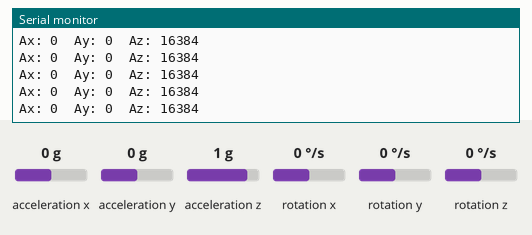
Simulated run of this sketch. Board: Arduino Uno, built with avr-gcc and run on an emulated ATmega328P. Parts: the last lines printed to the serial monitor. The test bench sets the inputs (shaded band); at power-on: acceleration x 0 g, acceleration y 0 g, acceleration z 1 g, rotation x 0 °/s, rotation y 0 °/s, rotation z 0 °/s.

Above: at 1.2 s.
1.3 s: acceleration x set to -1.4 g
At 1.58 s:
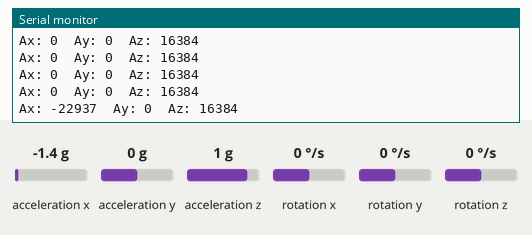
2.8 s: acceleration y set to -1.4 g
At 3.0 s:
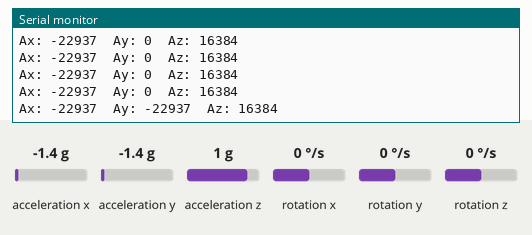
4.3 s: acceleration z set to -1.4 g
At 4.42 s:
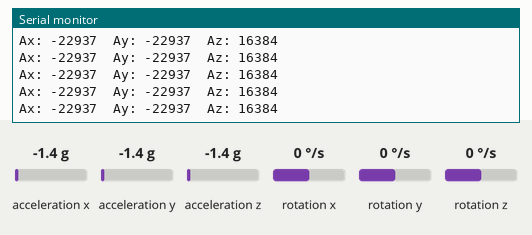

Measured:
- after the input at 1.3 s, the serial monitor: prints a new line after 0.12 s (image 1)
- after the input at 2.8 s, the serial monitor: prints a new line at once (image 2)

The sketch:

Sensor_Validation.ino
```cpp
#include <Wire.h>
#include <MPU6050.h>

MPU6050 mpu;

void setup() {

  Serial.begin(115200);
  Wire.begin();

  mpu.initialize();

  Serial.println("Sensor initialized");
}

void loop() {

  int16_t ax, ay, az;

  mpu.getAcceleration(&ax, &ay, &az);

  Serial.print("Ax: ");
  Serial.print(ax);

  Serial.print("  Ay: ");
  Serial.print(ay);

  Serial.print("  Az: ");
  Serial.println(az);

  delay(200);
}
```
